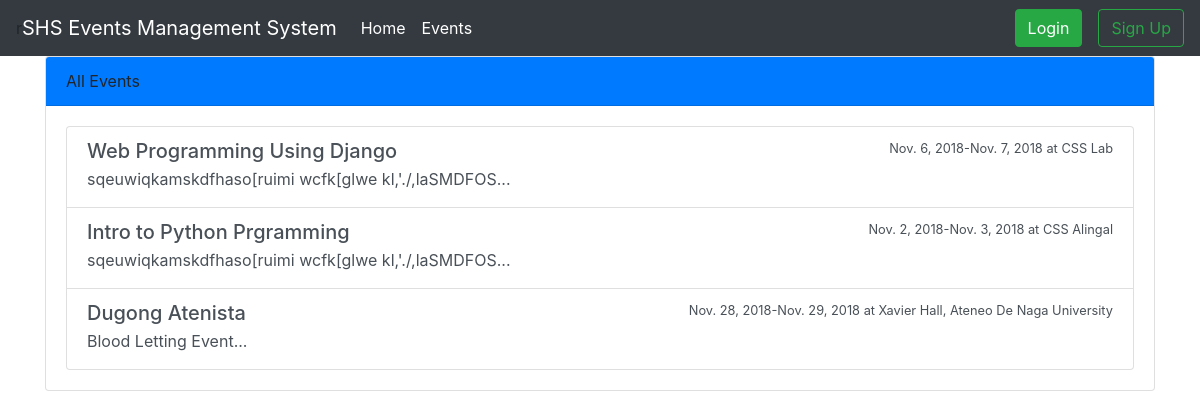
Page /events/ on the earlier database version.
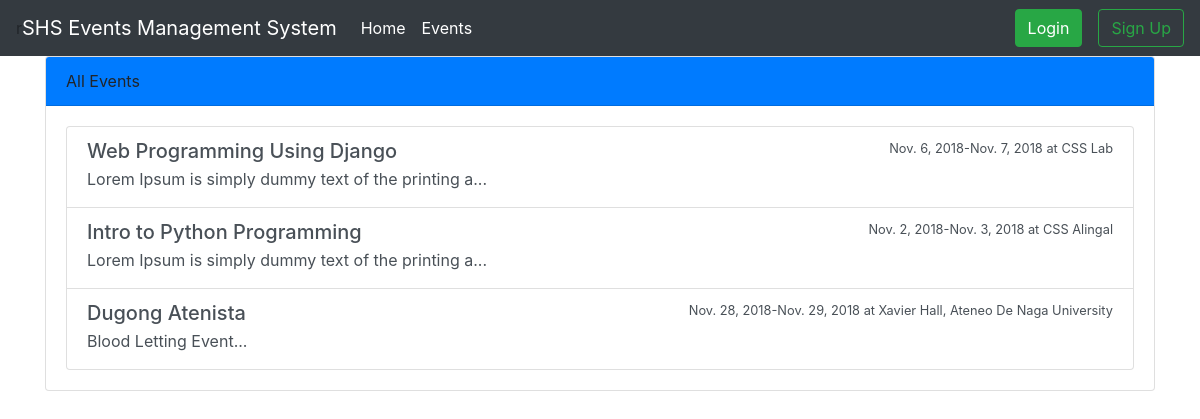
Same page on the later database version.
### events/models.py (models this page shows, shortened)
class Event(models.Model):
    name = models.CharField("Name of Event",max_length = 100,default = "")
    description = models.TextField("Description",max_length = 2000, blank = True)
    max_slots = models.IntegerField("Max Slots",blank=True, default = 0)
    date_from = models.DateField('Start Date')
    date_to = models.DateField("End Date")
    time_from = models.TimeField("Start Time")
    time_to = models.TimeField("End Time")
    venue=models.CharField("Venue", max_length = 100)
    date_created = models.DateTimeField("date Created", auto_now_add=True )
    creator = models.ForeignKey(to="users.Participant",on_delete = models.CASCADE)

### events/views.py (the view)
# urls.py: path("events/", EventListView.as_view(), name = "event_list"),
class EventListView(ListView):
    model = Event
    template_name = "event_list.html"
    context_object_name = "event_list"

### templates/event_list.html (shortened to what this page needs)
{% extends "base.html" %}
{% block content %}
<div class="card">
        <div class="card-header bg-primary">
         All Events
             </div>
        <div class="card-body">
             <div class="list-group">
                  {% for event in event_list %}
                  <a href="{% url 'event_detail' event.pk %}" class="list-group-item list-group-item-action flex-column align-items-start ">
       <div class="d-flex w-100 justify-content-between">
            <h5 class="mb-1">{{event.name}} </h5>
            <small>{{event.date_from}}-{{event.date_to}} at {{event.venue}}</small>
       </div>
            <p class="mb-1">{{event.description | slice:":50"}}...</p>
           </a>
      {% endfor %}
      </div>
      </div>
      </div>
{% endblock %}

Differences in the rows shown:
changed Event "Web Programming Using Django": description "sqeuwiqkamskdfhaso[ruimi wcfk[glwe kl,'./,laSMDFOS" → "Lorem Ipsum is simply dummy text of the printing a"
changed Event "CSS Alingal": name "Intro to Python Prgramming" → "Intro to Python Programming"; description "sqeuwiqkamskdfhaso[ruimi wcfk[glwe kl,'./,laSMDFOS" → "Lorem Ipsum is simply dummy text of the printing a"
